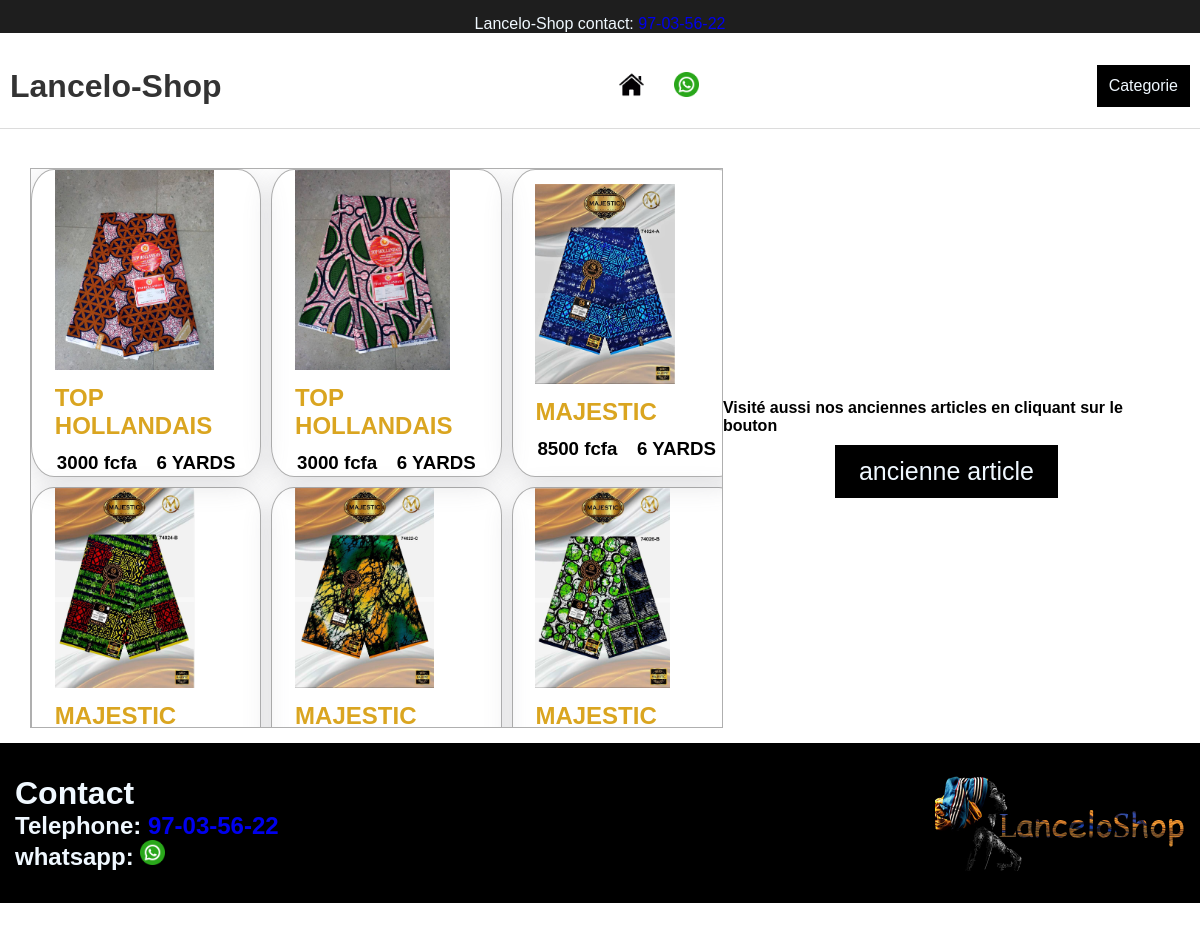
The page / on the database its author committed.
### pagne/models.py (models this page shows, shortened)
class pagne(models.Model):
    Libele=models.CharField(max_length=50)
    slug=models.SlugField(max_length=50)
    prix=models.IntegerField()
    Date_Ajout=models.DateTimeField(auto_now=True)
    image=models.ImageField(upload_to='img_update', blank=True,null=True)
    Categorie=models.ForeignKey(categorie,related_name='categorie',on_delete=models.CASCADE)
    class Meta:
        ordering = ['-Date_Ajout']

### pagne/views.py (the view)
# urls.py: path('',views.acceuil,name='acceuil'),
def acceuil(request):
    pagnes=pagne.objects.all()[:9]
    catego=categorie.objects.all()
    return render(request,'pagne/index.html',context={'pagnes':pagnes,'categorie':catego})

### pagne/templates/pagne/index.html (shortened to what this page needs)
<!DOCTYPE html>
{% load static %}
<html lang="fr">
<head>
    <link rel="stylesheet" href="{% static 'pagne/css/styles.css' %}">
</head>
<body>
    <header>
        <div class="compte">Lancelo-Shop contact:<a href="tel:97-03-56-22"> 97-03-56-22</a></div>
        <div class="entete-header">
            <div class="logo">
                <h1><span>Lancelo-Shop</h1>
            </div>
            <ul>
                <li class="active"><a href="{% url 'acceuil' %}"><img src="{% static 'pagne/img/home-page_2144.png' %}"
                            alt="acceuil" style="max-width: 25px;max-height: 25;"></a></li>
                <li class="panier-nbr"><a href="http://wa.me/97035622"><img
                            src="{% static 'pagne/img/whatsapp_3670051.png' %}" alt="acceuil"
                            style="max-width: 25px;max-height: 25;"></a></li>
            </ul>
            <div class="dropdown">
                <div class="dropbtn">Categorie</div>
            </div>
        </div>
    </header>
    <div class="section1">
        <section class="article">
            {% for pagne in pagnes %}
            <div class="bordu">
                <div class="img"><a href="{% url 'detail_produit' pagne.slug %}"><img src="{{pagne.image.url}}"
                            alt="{{pagne.Libele}}" style="max-width: 200px;max-height: 200px;"></a></div>
                <div class="libele">
                    <h1>{{pagne.Libele}}</h1>
                </div>
                <div class="prix-panier">
                    <div class="prix">
                        <h3>{{pagne.prix}} fcfa</h3>
                    </div>
                    <div>
                        <h3>6 YARDS</h3>
                    </div>
                </div>
            </div>
            {% endfor %}
        </section>
        <section class="info-plus">
            <div>
                <h4>Visité aussi nos anciennes articles en cliquant sur le bouton</h4>
            </div>
            <div class="ancien"><a href="{% url 'prod_anc' %}">ancienne article</a></div>
        </section>
    </div>
    <footer class="pied">
        <div class="contact">
            <h1>Contact</h1>
            <h2>Telephone: <a href="tel:97-03-56-22"> 97-03-56-22</a></h2>
            <h2>whatsapp: <a href="http://wa.me/97035622"><img src="{% static 'pagne/img/whatsapp_3670051.png' %}"
                        alt="acceuil" style="max-width: 25px;max-height: 25;"></a></h2>
        </div>
        <div class="logo">
            <img src="{% static 'pagne/img/logo1.jpg' %}" alt="acceuil" style="max-width: 250px;max-height:250px;">
        </div>
    </footer>
</body>
</html>

### pagne/static/pagne/css/styles.css (style rules this page uses)
* { margin: 0; padding: 0; box-sizing: border-box; list-style: none; text-decoration: none; }
body { font-family: Arial, Helvetica, sans-serif; }
header { background-color: #ffffffc9; color: #000000cc; box-shadow: 0 0 1px; height: 8rem; width: 100vw; }
.entete-header { display: flex; justify-content: space-between; align-items: center; align-content: flex-end; margin-top: 2rem; padding: 0 10px; }
.compte { padding-top: 15px; background-color: rgba(0, 0, 0, 0.884); color: aliceblue; text-align: center; }
.entete-header ul { display: flex; }
.entete-header ul li { padding: 0 15px; }
.entete-header ul li a { position: relative; }
.entete-header ul li a:after { position: absolute; width: 0; height: 2px; left: 0; bottom: 0; content: ""; background-color: #1b1b1b; transition: all 0.2s linear; }
.section1 { margin-top: 40px; height: 35rem; width: 100%; display: flex; align-items: start; justify-content: left; padding: 0 30px; }
.article { width: 62%; height: 100%; border: 1px solid #00000050; display: grid; grid-template-columns: 33.33% 33.33% 33.33%; gap: 10px; overflow: scroll; scroll-behavior: smooth; }
.bordu { border: 1px solid #00000050; border-radius: 10% 10% 10% 10%; box-shadow: rgba(100, 100, 111, 0.2) 0px 7px 29px 0px; display:grid; gap: 10px; grid-template-columns: 80%; align-content: center; justify-content: center; transition: all 0.3s ease; width: 0.7fr; }
.prix-panier { display: flex; justify-content: space-between; align-items: center; margin: 2px; }
.dropbtn { background-color: #000000; color: aliceblue; padding: 12px; cursor: pointer; transition: 0.5s ease; }
.dropdown { position: relative; }
.libele { color: goldenrod; }
.ancien { background-color: #000000; color: aliceblue; margin-top: 10px; padding: 12px; cursor: pointer; animation: shadow 1.5s linear infinite; }
.ancien a { color: aliceblue; padding: 12px; font-size: 25px; }
.info-plus { display: flex; justify-content: center; flex-direction: column; align-items: center; width: 40%; height: 100%; }
.pied { background-color:rgb(0, 0, 0); height: 160px; padding: 0 15px; margin-top: 15px; display: flex; justify-content: space-between; align-items: center; color: aliceblue; }
body { width: 100vw; }

### rows shown on the page
pagne: image (picture), Libele "TOP HOLLANDAIS", prix "3000"
pagne: image (picture), Libele "TOP HOLLANDAIS", prix "3000"
pagne: image (picture), Libele "MAJESTIC", prix "8500"
pagne: image (picture), Libele "MAJESTIC"
pagne: image (picture), Libele "MAJESTIC"
pagne: image (picture), Libele "MAJESTIC"
